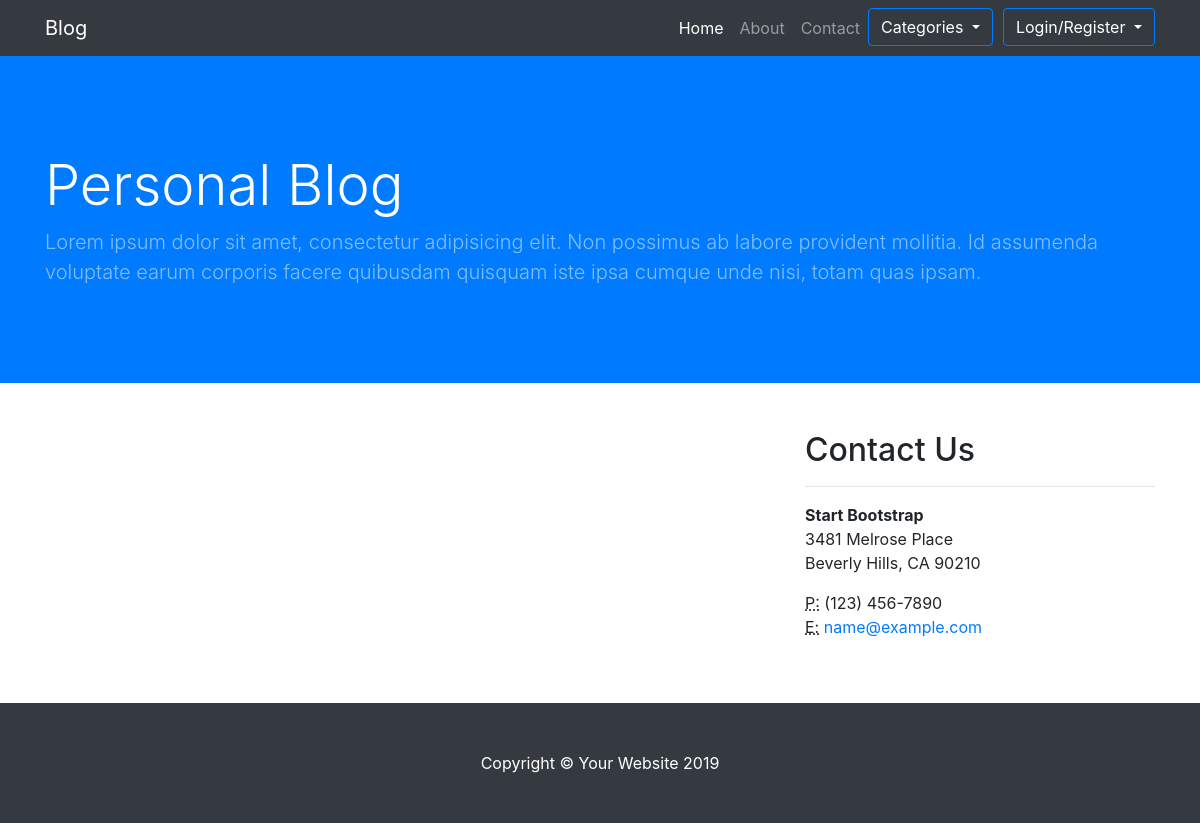
The page /politics/ on the database as committed earlier.
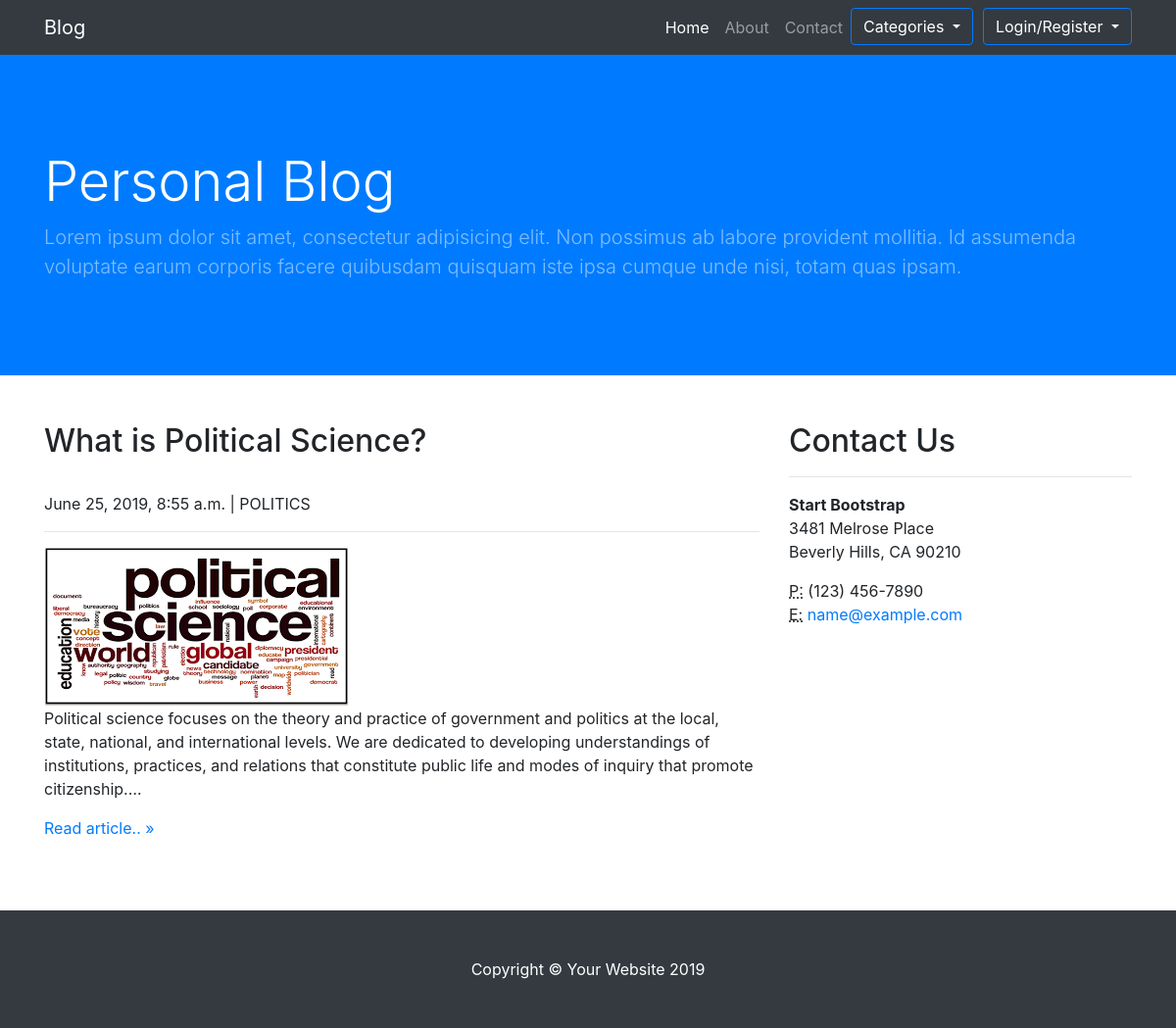
The same page on the database as committed later.
### blog/models.py (models this page shows)
class Blog(models.Model):
	title = models.CharField(max_length=100, null=False)
	content = models.TextField(null=False)
	image  = models.ImageField(null=True)
	updated_date = models.DateTimeField(auto_now_add=True, null=True)
	CATEGORY_CHOICES = (
		("BUSINESS", "Business"),
		("TECHNOLOGY", "Technology"),
		("SPORT", "Sport"),
		("POLITICS", "Politics"),
		("OTHER", "other"),
		)
	category = models.CharField(max_length=30, choices=CATEGORY_CHOICES, default= "BUSINESS")

### blog/views.py (the view)
# urls.py: path('politics/', views.politics, name='politics'),
def politics(request):
	politics = Blog.objects.filter(category='POLITICS')
	return render(request, 'politics.html', {'politics':politics})

### templates/politics.html (shortened to what this page needs)
{% extends 'base.html' %}
{% load static %}
{% block content %}
  <div class="container">
    <div class="row">
      <div class="col-md-8 mb-5">
        {% for data in politics %}
      		<h2>{{ data.title }}</h2>
      		<br>{{ data.updated_date }} | {{ data.category }}
      		<hr>
          {% if data.image.url != '' %}
          <img src="{{ data.image.url }}">
          {% endif %}
      		<p>{{ data.content|truncatechars:300 }}</p>
      		<a href="{% url 'detail' data.id %}">Read article.. &raquo;</a>
      		<br><br>
      	{% endfor %}
      </div>
	  <div class="col-md-4 mb-5">
        <h2>Contact Us</h2>
        <hr>
        <address>
          <strong>Start Bootstrap</strong>
          <br>3481 Melrose Place
          <br>Beverly Hills, CA 90210
          <br>
        </address>
        <address>
          <abbr title="Phone">P:</abbr>
          (123) 456-7890
          <br>
          <abbr title="Email">E:</abbr>
          <a href="mailto:#">name@example.com</a>
        </address>
      </div>
    </div>
  </div>
  {% endblock %}

Rows that differ between the two databases and show on the page:
added Blog: title "What is Political Science?", updated_date "June 25, 2019, 8:55 a.m.", category "POLITICS", image (picture), content "Political science focuses on the theory and practice of government and politics at the local, state, national, and international levels. We are dedicated to developing understandings of institutions, practices, and relations that constitute public life and modes of inquiry that promote citizenship.…"
